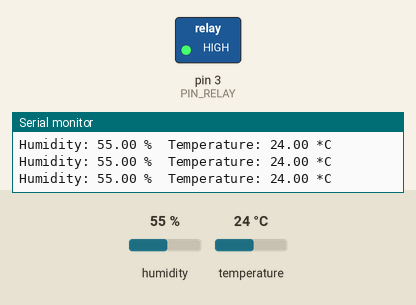
Recording of a sketch running on a simulated Arduino Uno, built with avr-gcc and run on an emulated ATmega328P. On the bench: switched loads named in the sketch (green lamp = pin HIGH), the last lines printed to the serial monitor. Inputs (shaded band) come from the test bench; at power-on: humidity 55 %, temperature 24 °C.

Above: at 2.8 s.
2.9 s: humidity set to 69 %
8.9 s: humidity set to 72 %
At 11.3 s:
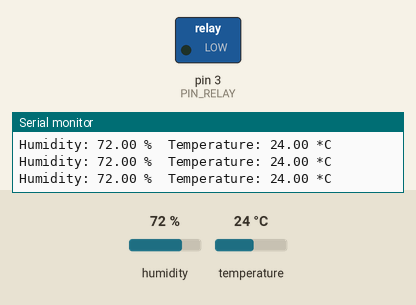
11.7 s: humidity set to 52 %
17.7 s: humidity set to 49 %
At 19.5 s:
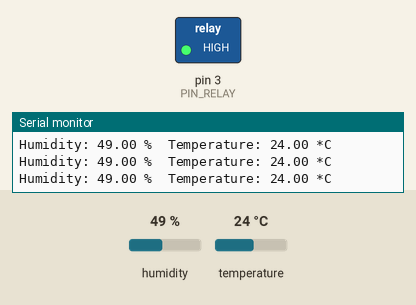
23.7 s: humidity set to 88 %
At 25.6 s:
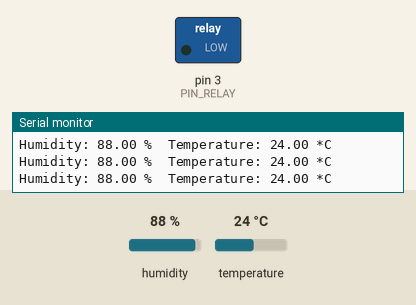
Timing chart, 0 to 27.1 s (numbered marks = the images above; inputs shaded):
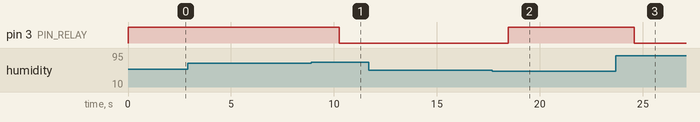

Measured:
- the behaviour switches between 70 and 71 % on humidity (found by bisection; images 0 and 1)
- the behaviour switches between 51 and 50 % on humidity (found by bisection; images 1 and 2)
- after the input at 8.9 s, pin 3 (PIN_RELAY): HIGH → LOW after 1.4 s
- after the input at 17.7 s, pin 3 (PIN_RELAY): LOW → HIGH after 0.76 s
- after the input at 23.7 s, pin 3 (PIN_RELAY): HIGH → LOW after 0.90 s

The sketch:

T-H-Relay.ino
```cpp
#include "DHT.h"
#define DHTPIN 2
#define DHTTYPE DHT22
#define PIN_RELAY 3

DHT dht(DHTPIN, DHTTYPE);

void setup() {
  pinMode(PIN_RELAY, OUTPUT); // Пин реле - выход
  digitalWrite(PIN_RELAY, HIGH); // Выключаем реле, посылаем высокий сигнал
  Serial.begin(9600);
  Serial.println("Проверка, подключен ли датчик...");
  dht.begin();
}

void loop() {
float h = dht.readHumidity(); // влажность
float t = dht.readTemperature(); //температура
if (isnan(t) || isnan(h)) {
Serial.println("кожаный, датчик мне подключи"); // отказоустойчивость при потери датчика
}
else {
Serial.print("Humidity: ");
Serial.print(h);
Serial.print(" %\t");
Serial.print("Temperature: ");
Serial.print(t);
Serial.println(" *C");
}

  if(h > 70 || t > 40) {
      digitalWrite(PIN_RELAY, LOW); // Включаем реле - посылаем низкий уровень сигнала.
  }
  if (h < 51 && t < 35){
   digitalWrite(PIN_RELAY, HIGH); // Выключаем реле
    }
  }
```
